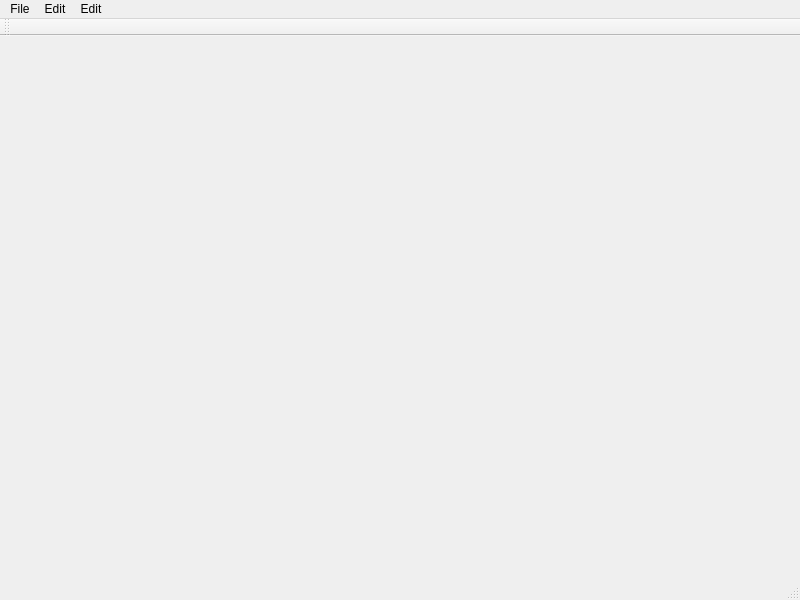
<?xml version="1.0" encoding="UTF-8"?>
<ui version="4.0">
 <class>MainWindow</class>
 <widget class="QMainWindow" name="MainWindow">
  <property name="geometry">
   <rect>
    <x>0</x>
    <y>0</y>
    <width>800</width>
    <height>600</height>
   </rect>
  </property>
  <property name="windowTitle">
   <string>MainWindow</string>
  </property>
  <widget class="QWidget" name="centralwidget"/>
  <widget class="QStatusBar" name="statusbar"/>
  <widget class="QMenuBar" name="menuBar">
   <property name="geometry">
    <rect>
     <x>0</x>
     <y>0</y>
     <width>800</width>
     <height>22</height>
    </rect>
   </property>
   <widget class="QMenu" name="menuFile">
    <property name="title">
     <string>File</string>
    </property>
    <addaction name="actionOpen_2"/>
    <addaction name="actionNew_2"/>
    <addaction name="actionClose_2"/>
   </widget>
   <widget class="QMenu" name="menuEdit">
    <property name="title">
     <string>Edit</string>
    </property>
   </widget>
   <widget class="QMenu" name="menuEdit_2">
    <property name="title">
     <string>Edit</string>
    </property>
    <addaction name="actionshow"/>
   </widget>
   <addaction name="menuFile"/>
   <addaction name="menuEdit"/>
   <addaction name="menuEdit_2"/>
  </widget>
  <widget class="QToolBar" name="toolBar">
   <property name="windowTitle">
    <string>toolBar</string>
   </property>
   <attribute name="toolBarArea">
    <enum>TopToolBarArea</enum>
   </attribute>
   <attribute name="toolBarBreak">
    <bool>false</bool>
   </attribute>
  </widget>
  <action name="actionEdit">
   <property name="text">
    <string>编辑($E)</string>
   </property>
  </action>
  <action name="actionOpen">
   <property name="text">
    <string>Open</string>
   </property>
  </action>
  <action name="actionNew">
   <property name="text">
    <string>New</string>
   </property>
  </action>
  <action name="actionClose">
   <property name="text">
    <string>Close</string>
   </property>
  </action>
  <action name="actionOpen_2">
   <property name="text">
    <string>Open</string>
   </property>
  </action>
  <action name="actionNew_2">
   <property name="text">
    <string>New</string>
   </property>
  </action>
  <action name="actionClose_2">
   <property name="text">
    <string>Close</string>
   </property>
  </action>
  <action name="actionshow">
   <property name="text">
    <string>show</string>
   </property>
  </action>
 </widget>
 <resources/>
 <connections/>
</ui>
